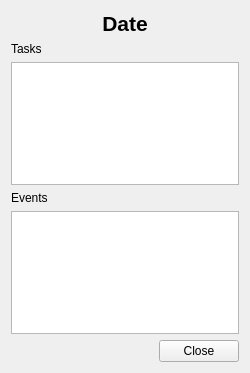
<?xml version="1.0" encoding="UTF-8"?>
<ui version="4.0">
 <class>calenderView</class>
 <widget class="QWidget" name="calenderView">
  <property name="geometry">
   <rect>
    <x>0</x>
    <y>0</y>
    <width>250</width>
    <height>373</height>
   </rect>
  </property>
  <property name="windowTitle">
   <string>Form</string>
  </property>
  <layout class="QVBoxLayout" name="verticalLayout_2">
   <item>
    <layout class="QVBoxLayout" name="verticalLayout">
     <item>
      <widget class="QLabel" name="label">
       <property name="font">
        <font>
         <pointsize>16</pointsize>
         <bold>true</bold>
        </font>
       </property>
       <property name="text">
        <string>Date</string>
       </property>
       <property name="alignment">
        <set>Qt::AlignCenter</set>
       </property>
      </widget>
     </item>
     <item>
      <widget class="QLabel" name="label_2">
       <property name="text">
        <string>Tasks</string>
       </property>
      </widget>
     </item>
     <item>
      <widget class="QListWidget" name="taskList"/>
     </item>
     <item>
      <widget class="QLabel" name="label_3">
       <property name="text">
        <string>Events</string>
       </property>
      </widget>
     </item>
     <item>
      <widget class="QListWidget" name="eventList"/>
     </item>
    </layout>
   </item>
   <item>
    <layout class="QHBoxLayout" name="horizontalLayout">
     <item>
      <spacer name="horizontalSpacer">
       <property name="orientation">
        <enum>Qt::Horizontal</enum>
       </property>
       <property name="sizeHint" stdset="0">
        <size>
         <width>40</width>
         <height>20</height>
        </size>
       </property>
      </spacer>
     </item>
     <item>
      <widget class="QPushButton" name="pushButton">
       <property name="text">
        <string>Close</string>
       </property>
      </widget>
     </item>
    </layout>
   </item>
  </layout>
 </widget>
 <resources/>
 <connections/>
</ui>
